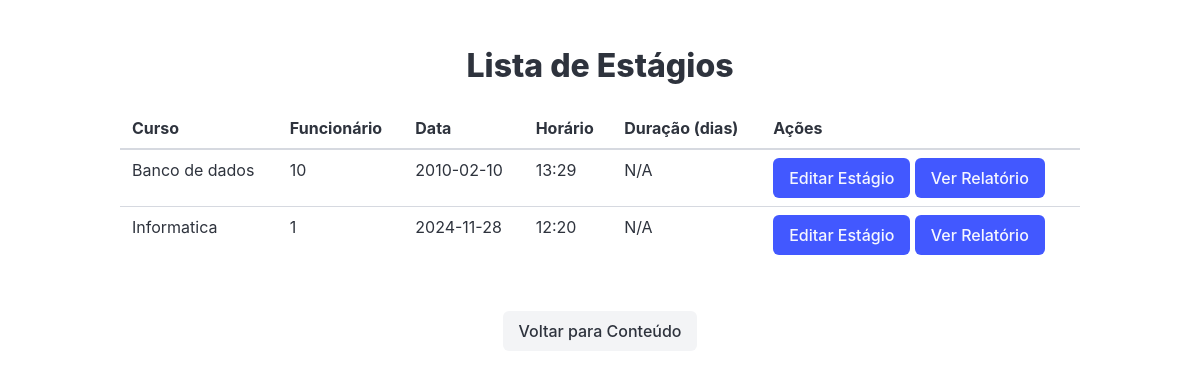
The app's page /listar_estagios.php (signed in) with its own data.
### tables this page shows
CREATE TABLE estagios (
    id INTEGER PRIMARY KEY AUTOINCREMENT,
    empresa TEXT NOT NULL,
    funcionario TEXT NOT NULL,
    data TEXT NOT NULL,
    horario TEXT NOT NULL
, usuario_id INTEGER, Duracao NUMERIC NOT NULL DEFAULT 0, data_termino DATE);

### app/Model/Estagiobanco.php (called while the page is built, shortened)
<?php
class Estagiosbanco {
    private $pdo;
    public function __construct() {
        require_once __DIR__ . "/../Database/Conectar.php";
        $this->pdo = $banco ?? new PDO("sqlite:banco.db");
    }
    public function listarestagios($usuarioId) {
        try {
            $sql = "SELECT e.empresa, e.funcionario, e.data, e.horario, e.id
                    FROM estagios e
                    INNER JOIN user_est ue ON e.id = ue.estagio_id
                    WHERE ue.usuario_id = :usuario_id";
            $stmt = $this->pdo->prepare($sql);
            $stmt->bindParam(':usuario_id', $usuarioId, PDO::PARAM_INT);
            $stmt->execute();
            return $stmt->fetchAll(PDO::FETCH_ASSOC);
        } catch (PDOException $e) {
            echo "<p class='notification is-danger'>Erro ao buscar estágios: " . $e->getMessage() . "</p>";
            return [];
        }
    }
}

### listar_estagios.php (the view, shortened to what this page needs)
<?php
include 'header.php';
require_once __DIR__ . "/app/model/Estagiobanco.php";
$Estagiobanco = new Estagiosbanco();
$usuarioId = $_SESSION['usuario_id'] ?? null;
if ($usuarioId) {
    $estagios = $Estagiobanco->listarestagios($usuarioId);
?>
<section class="section">
    <div class="container">
        <h2 class="title has-text-centered">Lista de Estágios</h2>
        <?php if (!empty($estagios)): ?>
            <table class="table is-fullwidth">
                <thead>
                    <tr>
                        <th>Curso</th>
                        <th>Funcionário</th>
                        <th>Data</th>
                        <th>Horário</th>
                        <th>Duração (dias)</th>
                        <th>Ações</th>
                    </tr>
                </thead>
                <tbody>
                    <?php foreach ($estagios as $estagio): ?>
                        <tr>
                            <td><?= htmlspecialchars($estagio['empresa'] ?? '') ?></td>
                            <td><?= htmlspecialchars($estagio['funcionario'] ?? '') ?></td>
                            <td><?= htmlspecialchars($estagio['data'] ?? '') ?></td>
                            <td><?= htmlspecialchars($estagio['horario'] ?? '') ?></td>
                            <td>
                                <?php
                                    if (isset($estagio['data']) && isset($estagio['data_termino'])) {
                                        $dataInicio = new DateTime($estagio['data']);
                                        $dataTermino = new DateTime($estagio['data_termino']);
                                        $duracao = $dataInicio->diff($dataTermino)->days;
                                        echo htmlspecialchars($duracao) . " dias";
                                    } else {
                                        echo "N/A";
                                    }
                                ?>
                            </td>
                            <td>
                                <a href="editar_estagio.php?id=<?= htmlspecialchars($estagio['id']) ?>" class="button is-link">Editar Estágio</a>
                                <a href="feedback_estagio.php?id=<?= htmlspecialchars($estagio['id']) ?>" class="button is-link">Ver Relatório</a>
                            </td>
                        </tr>
                    <?php endforeach; ?>
                </tbody>
            </table>
        <?php else: ?>
            <p class="notification is-warning">Você não tem estágios para exibir.</p>
        <?php endif; ?>
    </div>
</section>
<div class="has-text-centered">
    <a class="button is-light" href="conteudo.php">Voltar para Conteúdo</a>
</div>
<?php
} else {
    echo "<p class='notification is-danger'>Erro: Usuário não autenticado.</p>";
    exit();
}
include 'footer.php';
?>

### records on screen
estagios: empresa "Banco de dados", funcionario "10", data "2010-02-10", horario "13:29", shows "N/A"
estagios: empresa "Informatica", funcionario "1", data "2024-11-28", horario "12:20", shows "N/A"
